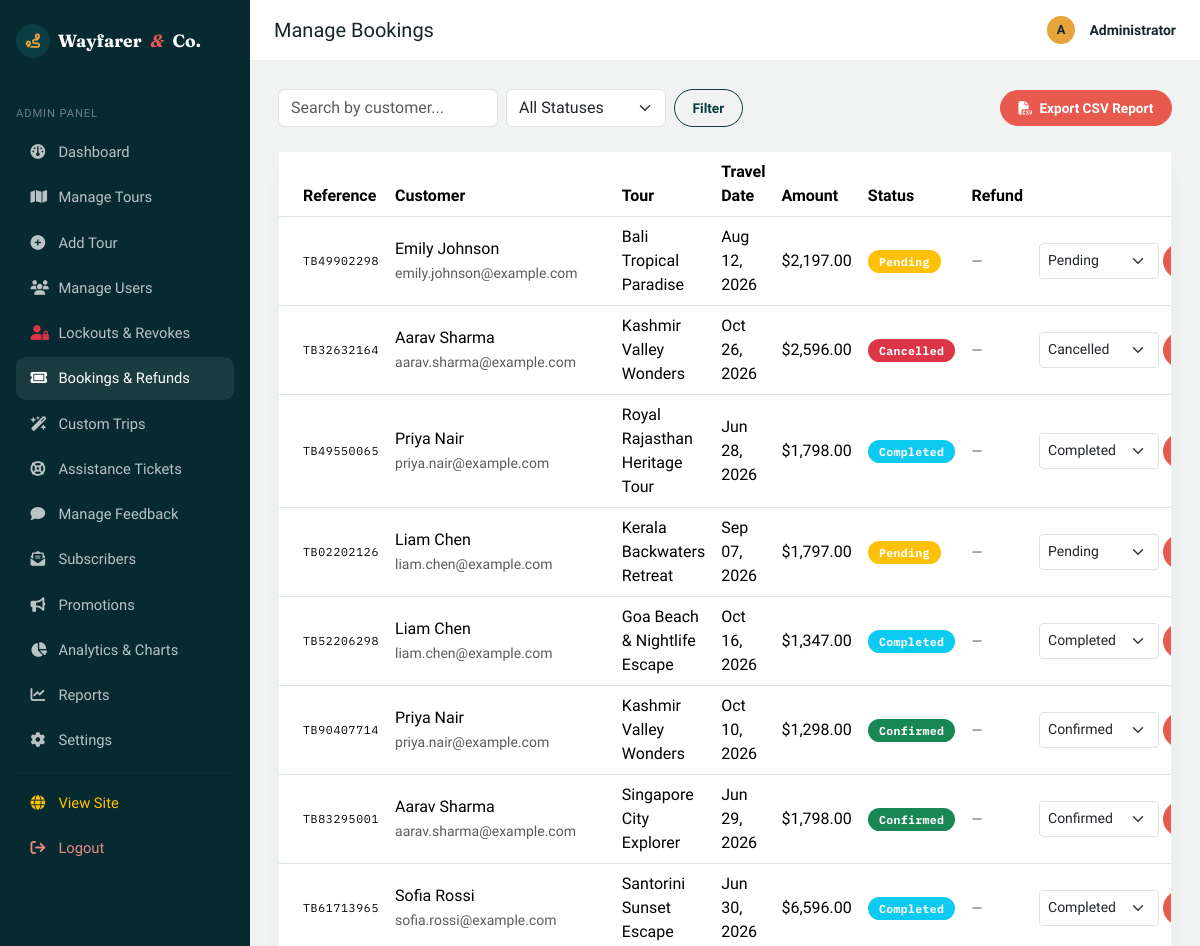
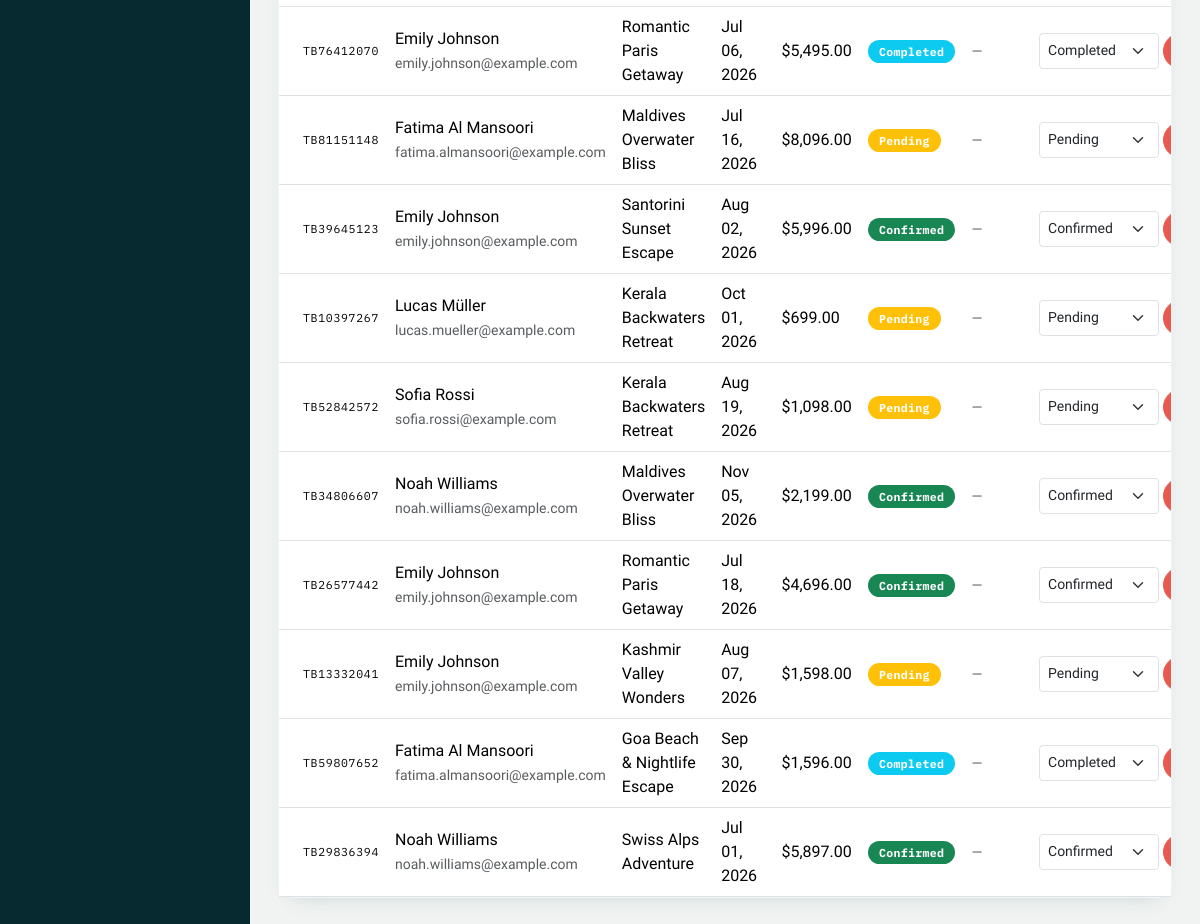
Screenshot of /admin/bookings (signed in) with the database file from the repository (2 pictures, top to bottom).
### models/booking.py (models this page shows, shortened)
class Booking(db.Model):
    __tablename__ = "bookings"
    id = db.Column(db.Integer, primary_key=True)
    reference = db.Column(db.String(20), unique=True, nullable=False, default=_generate_reference)
    user_id = db.Column(db.Integer, db.ForeignKey("users.id"), nullable=False)
    tour_id = db.Column(db.Integer, db.ForeignKey("tours.id"), nullable=False)
    travel_date = db.Column(db.Date, nullable=False)
    adults = db.Column(db.Integer, nullable=False, default=1)
    children = db.Column(db.Integer, nullable=False, default=0)
    contact_number = db.Column(db.String(20), nullable=True)
    special_requests = db.Column(db.Text, nullable=True)
    total_amount = db.Column(db.Float, nullable=False, default=0.0)
    discount_amount = db.Column(db.Float, nullable=False, default=0.0)
    coupon_code = db.Column(db.String(30), nullable=True)
    has_insurance = db.Column(db.Boolean, default=False, nullable=False)
    hotel_tier = db.Column(db.String(30), default="Standard", nullable=False)
    status = db.Column(db.String(20), nullable=False, default="Booked")
    refund_amount = db.Column(db.Float, default=0.0, nullable=False)
    refund_status = db.Column(db.String(30), default="None", nullable=False)  # 'None', 'Refund Requested', 'Pending Refund', 'Refunded', 'Ineligible'
    refund_reason = db.Column(db.Text, nullable=True)
    admin_refund_note = db.Column(db.Text, nullable=True)
    created_at = db.Column(db.DateTime, default=datetime.utcnow)
    def status_badge_class(self):
        return {
            "Booked": "success",
            "Confirmed": "success",
            "Pending": "warning",
            "Completed": "info",
            "Cancelled": "danger",
        }.get(self.status, "secondary")

### models/user.py (models this page shows, shortened)
class User(db.Model):
    __tablename__ = "users"
    id = db.Column(db.Integer, primary_key=True)
    name = db.Column(db.String(120), nullable=False)
    email = db.Column(db.String(150), unique=True, nullable=False, index=True)
    phone = db.Column(db.String(20), nullable=True)
    password_hash = db.Column(db.String(255), nullable=False)
    role = db.Column(db.String(20), nullable=False, default="user")  # 'user' or 'admin'
    reward_points = db.Column(db.Integer, default=100, nullable=False)
    referral_code = db.Column(db.String(30), unique=True, nullable=True)
    is_active = db.Column(db.Boolean, default=True, nullable=False)
    created_at = db.Column(db.DateTime, default=datetime.utcnow)
    bookings = db.relationship("Booking", backref="user", lazy=True, cascade="all, delete-orphan")
    feedbacks = db.relationship("Feedback", backref="user", lazy=True, cascade="all, delete-orphan")
    favorites = db.relationship("Favorite", backref="user", lazy=True, cascade="all, delete-orphan")
    def is_admin(self):
        return self.role == "admin"

### models/tour.py (models this page shows, shortened)
class Tour(db.Model):
    __tablename__ = "tours"
    id = db.Column(db.Integer, primary_key=True)
    name = db.Column(db.String(150), nullable=False)
    destination = db.Column(db.String(100), nullable=False, index=True)
    category = db.Column(db.String(50), nullable=False, default="General")
    description = db.Column(db.Text, nullable=False, default="")
    itinerary = db.Column(db.Text, nullable=True)
    duration = db.Column(db.String(50), nullable=False, default="")  # e.g. "5 Days / 4 Nights"
    price = db.Column(db.Float, nullable=False, default=0.0)
    child_price = db.Column(db.Float, nullable=False, default=0.0)
    available_seats = db.Column(db.Integer, nullable=False, default=0)
    start_date = db.Column(db.Date, nullable=True)
    end_date = db.Column(db.Date, nullable=True)
    image_url = db.Column(db.String(400), nullable=True)
    included = db.Column(db.Text, nullable=True)
    excluded = db.Column(db.Text, nullable=True)
    rating = db.Column(db.Float, nullable=False, default=4.5)
    difficulty = db.Column(db.String(30), nullable=False, default="Easy")  # Easy, Moderate, Challenging, Expedition
    season = db.Column(db.String(30), nullable=False, default="All Year")   # Spring, Summer, Autumn, Winter, All Year
    tags = db.Column(db.String(200), nullable=True, default="Popular, Recommended")  # Comma separated
    latitude = db.Column(db.Float, nullable=True, default=46.8182)
    longitude = db.Column(db.Float, nullable=True, default=8.2275)
    max_seats = db.Column(db.Integer, nullable=False, default=30)
    is_active = db.Column(db.Boolean, default=True, nullable=False)
    created_at = db.Column(db.DateTime, default=datetime.utcnow)
    bookings = db.relationship("Booking", backref="tour", lazy=True)
    feedbacks = db.relationship("Feedback", backref="tour", lazy=True)
    favorited_by = db.relationship("Favorite", backref="tour", lazy=True)

### routes/admin.py (the view)
@admin_bp.route("/bookings")
@admin_required
def manage_bookings():
    auto_sync_booking_statuses(db.session)
    status = request.args.get("status", "").strip()
    search = request.args.get("q", "").strip()
    query = Booking.query
    if status:
        query = query.filter_by(status=status)
    if search:
        query = query.join(User).filter(
            db.or_(User.name.ilike(f"%{search}%"), User.email.ilike(f"%{search}%"))
        )
    bookings = query.order_by(Booking.created_at.desc()).all()
    return render_template("admin/bookings.html", bookings=bookings, status=status, search=search)

### models/booking.py (called while the page is built)
def auto_sync_booking_statuses(session):
    today = date.today()
    past_bookings = session.query(Booking).filter(
        Booking.travel_date < today,
        Booking.status.in_(["Booked", "Confirmed", "Pending"])
    ).all()
    if past_bookings:
        for b in past_bookings:
            b.status = "Completed"
        session.commit()

### routes/main.py (called while the page is built)
@main_bp.app_context_processor
def inject_globals():
    from flask import session
    security_mode = session.get("security_mode", "ON")
    return {
        "current_user": get_current_user(),
        "security_mode": security_mode
    }

### routes/utils.py (called while the page is built)
def get_current_user():
    user_id = session.get("user_id")
    if not user_id:
        return None
    return db.session.get(User, user_id)

def admin_required(view_func):
    @wraps(view_func)
    def wrapped(*args, **kwargs):
        if not session.get("admin_id"):
            log_security_event("ADMIN_UNAUTHORIZED", f"Unauthorized attempt to access admin route {request.path}.")
            flash("Please log in as an administrator.", "warning")
            return redirect(url_for("admin.login"))
        admin = db.session.get(User, session["admin_id"])
        if admin is None or not admin.is_admin() or not admin.is_active:
            log_security_event("ADMIN_SESSION_INVALID", f"Invalid admin session for user {session.get('admin_id')}.")
            session.pop("admin_id", None)
            flash("Admin session invalid. Please log in again.", "danger")
            return redirect(url_for("admin.login"))
        return view_func(*args, **kwargs)
    return wrapped

### templates/admin/bookings.html (shortened to what this page needs)
{% extends "admin/base_admin.html" %}
{% set active = 'bookings' %}
{% block page_title %}Manage Bookings{% endblock %}
{% block admin_content %}
<div class="d-flex flex-wrap justify-content-between align-items-center gap-2 mb-4">
    <form method="get" class="d-flex gap-2">
        <input type="text" name="q" class="form-control" placeholder="Search by customer..." value="{{ search }}" style="width:220px;">
        <select name="status" class="form-select" style="width:160px;" onchange="this.form.submit()">
            <option value="">All Statuses</option>
        </select>
        <button type="submit" class="btn wf-btn-outline btn-sm">Filter</button>
    </form>
    <a href="{{ url_for('api.export_bookings_csv') }}" class="btn wf-btn-primary btn-sm"><i class="fa-solid fa-file-csv me-1"></i> Export CSV Report</a>
</div>
<div class="wf-panel p-0">
    <div class="table-responsive">
        <table class="table align-middle mb-0">
            <thead>
                <tr>
                    <th class="ps-4">Reference</th>
                    <th>Customer</th>
                    <th>Tour</th>
                    <th>Travel Date</th>
                    <th>Amount</th>
                    <th>Status</th>
                    <th>Refund</th>
                    <th class="text-end pe-4">Actions</th>
                </tr>
            </thead>
            <tbody>
                {% for b in bookings %}
                <tr>
                    <td class="ps-4 wf-tour-dest">{{ b.reference }}</td>
                    <td>{{ b.user.name }}<br><small class="text-muted">{{ b.user.email }}</small></td>
                    <td>{{ b.tour.name }}</td>
                    <td>{{ b.travel_date.strftime('%b %d, %Y') }}</td>
                    <td>{{ b.total_amount|currency }}</td>
                    <td><span class="badge bg-{{ b.status_badge_class() }} wf-badge-status">{{ b.status }}</span></td>
                    <td>
                        {% if b.refund_status and b.refund_status != 'None' %}
                        <span class="badge bg-{% if b.refund_status == 'Refunded' %}success{% elif b.refund_status == 'Pending Refund' %}warning{% else %}secondary{% endif %}">
                            {{ b.refund_status }} (${{ "%.2f"|format(b.refund_amount) }})
                        </span>
                        {% else %}
                        <span class="text-muted small">—</span>
                        {% endif %}
                    </td>
                    <td class="text-end pe-4">
                        <div class="d-flex gap-1 justify-content-end">
                            <form method="post" action="{{ url_for('admin.update_booking_status', booking_id=b.id) }}" class="d-flex gap-1">
                                <select name="status" class="form-select form-select-sm" style="width:120px;">
                                    {% for s in ['Booked', 'Confirmed', 'Pending', 'Completed', 'Cancelled'] %}
                                    <option value="{{ s }}" {% if b.status == s %}selected{% endif %}>{{ s }}</option>
                                    {% endfor %}
                                </select>
                                <button type="submit" class="btn btn-sm wf-btn-primary">Update</button>
                            </form>
                        </div>
                    </td>
                </tr>
                {% else %}
                <tr><td colspan="8" class="text-center text-muted py-5">No bookings found.</td></tr>
                {% endfor %}
            </tbody>
        </table>
    </div>
</div>
{% endblock %}

### static/css/style.css (style rules this page uses)
:root { --wf-navy: #0B3D45; --wf-navy-deep: #072A30; --wf-amber: #E8A33D; --wf-sand: #F4EDE1; --wf-sand-dark: #E9DFCE; --wf-coral: #E85A4F; --wf-palm: #3F7D5C; --wf-ink: #17262A; --wf-white: #FFFFFF; --wf-font-display: 'Fraunces', serif; --wf-font-body: 'Work Sans', sans-serif; --wf-font-mono: 'IBM Plex Mono', monospace; --wf-radius: 14px; --wf-radius-lg: 22px; --wf-shadow: 0 12px 30px -14px rgba(11, 61, 69, 0.35); }
* { box-sizing: border-box; }
html { scroll-behavior: smooth; }
body { font-family: var(--wf-font-body); color: var(--wf-ink); background-color: var(--wf-sand); -webkit-font-smoothing: antialiased; }
a { color: var(--wf-navy); text-decoration: none; }
.wf-btn-primary { background-color: var(--wf-coral); border: 1px solid var(--wf-coral); color: var(--wf-white) !important; font-weight: 600; border-radius: 999px; padding: 0.6rem 1.5rem; transition: all 0.2s ease; }
.wf-btn-outline { background-color: transparent; border: 1.5px solid var(--wf-navy); color: var(--wf-navy) !important; font-weight: 600; border-radius: 999px; padding: 0.6rem 1.5rem; transition: all 0.2s ease; }
.btn-sm.wf-btn-primary, .btn-sm.wf-btn-outline { padding: 0.4rem 1.1rem; font-size: 0.85rem; }
.wf-tour-dest { font-family: var(--wf-font-mono); font-size: 0.72rem; color: var(--wf-palm); text-transform: uppercase; letter-spacing: 0.06em; }
.wf-panel { background: var(--wf-white); border-radius: var(--wf-radius); box-shadow: 0 8px 22px -14px rgba(11, 61, 69, 0.25); border: 1px solid rgba(11,61,69,0.06); }
.wf-badge-status { font-family: var(--wf-font-mono); font-size: 0.72rem; letter-spacing: 0.03em; padding: 0.35rem 0.7rem; border-radius: 999px; }
.wf-admin-body { background: #F0F3F2; min-height: 100vh; }

### rows the page displays
Booking: reference "TB49902298", user.name "Emily Johnson", user.email "emily.johnson@example.com", tour.name "Bali Tropical Paradise", travel_date "Aug 12, 2026", total_amount "$2,197.00", status "Pending"
Booking: reference "TB32632164", user.name "Aarav Sharma", user.email "aarav.sharma@example.com", tour.name "Kashmir Valley Wonders", travel_date "Oct 26, 2026", total_amount "$2,596.00", status "Cancelled"
Booking: reference "TB49550065", user.name "Priya Nair", user.email "priya.nair@example.com", tour.name "Royal Rajasthan Heritage Tour", travel_date "Jun 28, 2026", total_amount "$1,798.00", status "Completed"
Booking: reference "TB02202126", user.name "Liam Chen", user.email "liam.chen@example.com", tour.name "Kerala Backwaters Retreat", travel_date "Sep 07, 2026", total_amount "$1,797.00", status "Pending"
Booking: reference "TB52206298", user.name "Liam Chen", user.email "liam.chen@example.com", tour.name "Goa Beach & Nightlife Escape", travel_date "Oct 16, 2026", total_amount "$1,347.00", status "Completed"
Booking: reference "TB90407714", user.name "Priya Nair", user.email "priya.nair@example.com", tour.name "Kashmir Valley Wonders", travel_date "Oct 10, 2026", total_amount "$1,298.00", status "Confirmed"
Booking: reference "TB83295001", user.name "Aarav Sharma", user.email "aarav.sharma@example.com", tour.name "Singapore City Explorer", travel_date "Jun 29, 2026", total_amount "$1,798.00", status "Confirmed"
Booking: reference "TB61713965", user.name "Sofia Rossi", user.email "sofia.rossi@example.com", tour.name "Santorini Sunset Escape", travel_date "Jun 30, 2026", total_amount "$6,596.00", status "Completed"
Booking: reference "TB76412070", user.name "Emily Johnson", user.email "emily.johnson@example.com", tour.name "Romantic Paris Getaway", travel_date "Jul 06, 2026", total_amount "$5,495.00", status "Completed"
Booking: reference "TB81151148", user.name "Fatima Al Mansoori", user.email "fatima.almansoori@example.com", tour.name "Maldives Overwater Bliss", travel_date "Jul 16, 2026", total_amount "$8,096.00", status "Pending"
Booking: reference "TB39645123", user.name "Emily Johnson", user.email "emily.johnson@example.com", tour.name "Santorini Sunset Escape", travel_date "Aug 02, 2026", total_amount "$5,996.00", status "Confirmed"
Booking: reference "TB10397267", user.name "Lucas Müller", user.email "lucas.mueller@example.com", tour.name "Kerala Backwaters Retreat", travel_date "Oct 01, 2026", total_amount "$699.00", status "Pending"
Booking: reference "TB52842572", user.name "Sofia Rossi", user.email "sofia.rossi@example.com", tour.name "Kerala Backwaters Retreat", travel_date "Aug 19, 2026", total_amount "$1,098.00", status "Pending"
Booking: reference "TB34806607", user.name "Noah Williams", user.email "noah.williams@example.com", tour.name "Maldives Overwater Bliss", travel_date "Nov 05, 2026", total_amount "$2,199.00", status "Confirmed"
Booking: reference "TB26577442", user.name "Emily Johnson", user.email "emily.johnson@example.com", tour.name "Romantic Paris Getaway", travel_date "Jul 18, 2026", total_amount "$4,696.00", status "Confirmed"
Booking: reference "TB13332041", user.name "Emily Johnson", user.email "emily.johnson@example.com", tour.name "Kashmir Valley Wonders", travel_date "Aug 07, 2026", total_amount "$1,598.00", status "Pending"
Booking: reference "TB59807652", user.name "Fatima Al Mansoori", user.email "fatima.almansoori@example.com", tour.name "Goa Beach & Nightlife Escape", travel_date "Sep 30, 2026", total_amount "$1,596.00", status "Completed"
Booking: reference "TB29836394", user.name "Noah Williams", user.email "noah.williams@example.com", tour.name "Swiss Alps Adventure", travel_date "Jul 01, 2026", total_amount "$5,897.00", status "Confirmed"
